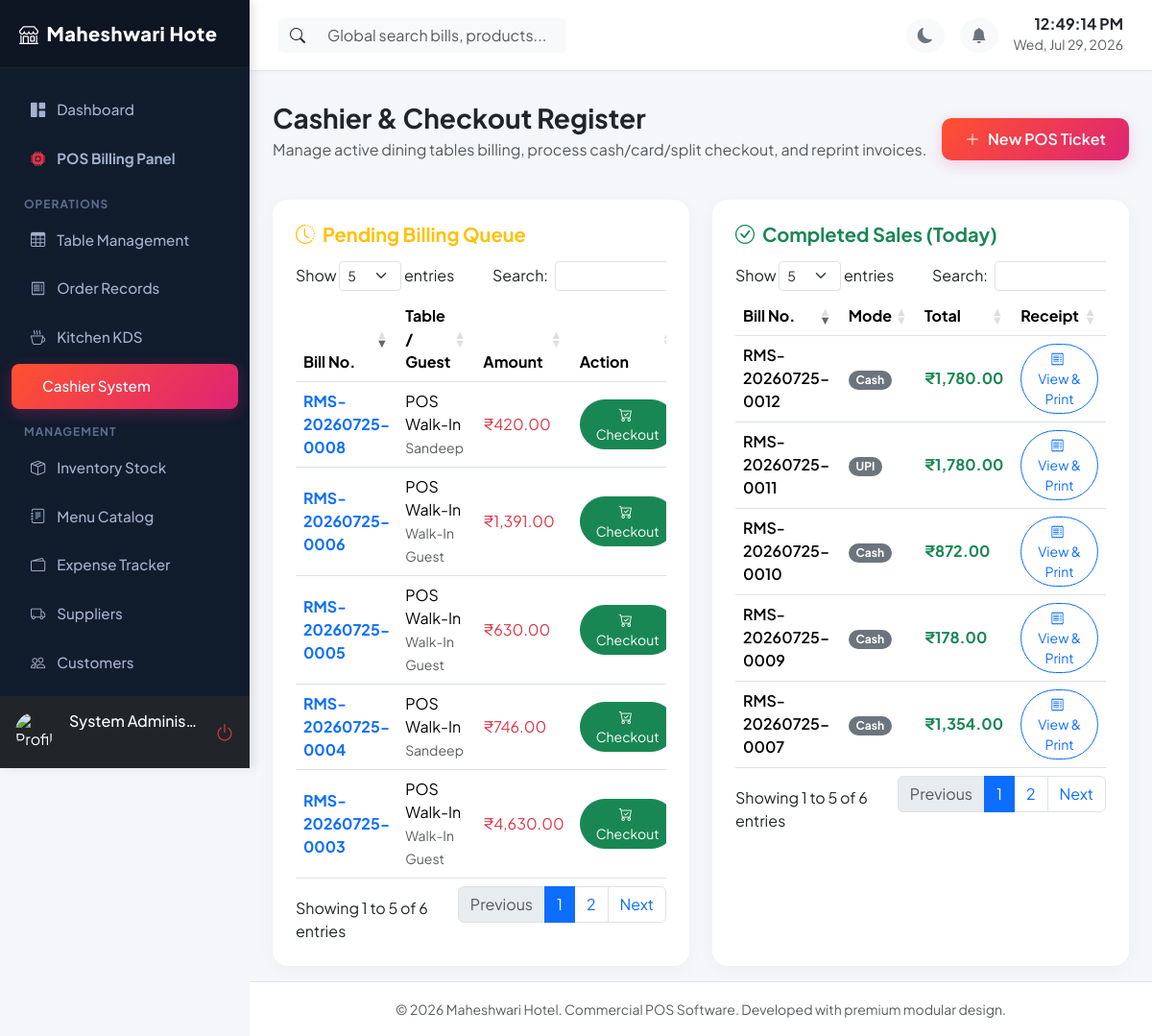
/billing (signed in), run on the app's committed database.
### app/models/__init__.py (models this page shows, shortened)
class RestaurantSetting(db.Model):
    __tablename__ = 'restaurant_settings'
    id = db.Column(db.Integer, primary_key=True)
    key = db.Column(db.String(100), unique=True, nullable=False)
    value = db.Column(db.Text, nullable=True)

class User(db.Model, UserMixin):
    __tablename__ = 'users'
    id = db.Column(db.Integer, primary_key=True)
    employee_id = db.Column(db.String(50), unique=True, nullable=False)
    username = db.Column(db.String(80), unique=True, nullable=False)
    password_hash = db.Column(db.String(200), nullable=False)
    name = db.Column(db.String(120), nullable=False)
    email = db.Column(db.String(120), unique=True, nullable=True)
    mobile = db.Column(db.String(15), nullable=True)
    role = db.Column(db.String(50), nullable=False, default='Cashier') # Admin, Manager, Cashier, Waiter, Kitchen, Store Manager
    permissions = db.Column(db.Text, nullable=True) # JSON stored as string for custom permission flags
    status = db.Column(db.String(20), default='Active') # Active, Disabled
    photo = db.Column(db.String(250), nullable=True)
    joining_date = db.Column(db.Date, nullable=True)
    shift = db.Column(db.String(50), nullable=True) # Day, Night, Evening
    fingerprint_enabled = db.Column(db.Boolean, default=False)
    credentials = db.relationship('WebAuthnCredential', backref='user', lazy=True, cascade='all, delete-orphan')
    attendances = db.relationship('Attendance', backref='user', lazy=True, cascade='all, delete-orphan')
    activity_logs = db.relationship('ActivityLog', backref='user', lazy=True)
    def has_permission(self, permission):
        if self.role == 'Admin':
            return True
        perms = self.get_permissions_list()
        return permission in perms

class Order(db.Model):
    __tablename__ = 'orders'
    id = db.Column(db.Integer, primary_key=True)
    order_number = db.Column(db.String(50), unique=True, nullable=False)
    table_id = db.Column(db.Integer, db.ForeignKey('restaurant_tables.id'), nullable=True)
    customer_id = db.Column(db.Integer, db.ForeignKey('customers.id'), nullable=True)
    customer_name = db.Column(db.String(120), nullable=True) # for quick walk-ins
    customer_mobile = db.Column(db.String(15), nullable=True)
    order_type = db.Column(db.String(20), default='Dine In') # Dine In, Take Away, Delivery
    notes = db.Column(db.Text, nullable=True)
    kitchen_status = db.Column(db.String(20), default='Pending') # Pending, Preparing, Ready, Served, Paid
    created_at = db.Column(db.DateTime, default=datetime.utcnow)
    updated_at = db.Column(db.DateTime, default=datetime.utcnow, onupdate=datetime.utcnow)
    subtotal = db.Column(db.Float, default=0.0)
    gst_amount = db.Column(db.Float, default=0.0)
    discount = db.Column(db.Float, default=0.0)
    round_off = db.Column(db.Float, default=0.0)
    grand_total = db.Column(db.Float, default=0.0)
    payment_status = db.Column(db.String(20), default='Unpaid') # Unpaid, Paid, Partially Paid
    payment_method = db.Column(db.String(50), nullable=True) # Cash, UPI, Card, Split
    split_details = db.Column(db.Text, nullable=True) # JSON details for split payment
    cashier_id = db.Column(db.Integer, db.ForeignKey('users.id'), nullable=True)
    items = db.relationship('OrderItem', backref='order', lazy=True, cascade='all, delete-orphan')

### app/routes/billing.py (the view)
@billing_bp.route('/billing')
@login_required
@permission_required('billing')
def index():
    unpaid_orders = Order.query.filter(Order.payment_status == 'Unpaid', Order.kitchen_status != 'Cancelled').order_by(Order.created_at.desc()).all()
    paid_orders = Order.query.filter(Order.payment_status == 'Paid', Order.kitchen_status != 'Cancelled').order_by(Order.created_at.desc()).all()
    return render_template('billing/index.html', unpaid_orders=unpaid_orders, paid_orders=paid_orders)

### app/templates/billing/index.html (shortened to what this page needs)
{% extends "base.html" %}
{% block content %}
<div class="d-flex align-items-center justify-content-between mb-4">
    <div>
        <h3 class="fw-bold mb-1">Cashier & Checkout Register</h3>
        <p class="text-muted">Manage active dining tables billing, process cash/card/split checkout, and reprint invoices.</p>
    </div>
    <a href="{{ url_for('orders.pos_interface') }}" class="btn btn-gradient"><i class="bi bi-plus-lg me-2"></i>New POS Ticket</a>
</div>
<div class="row g-4">
    <div class="col-xl-6">
        <div class="card card-custom p-4 h-100">
            <h5 class="fw-bold mb-3 text-warning"><i class="bi bi-clock-history me-2"></i>Pending Billing Queue</h5>
            <div class="table-responsive">
                <table class="table table-hover align-middle" id="unpaid-table">
                    <thead>
                        <tr>
                            <th>Bill No.</th>
                            <th>Table / Guest</th>
                            <th>Amount</th>
                            <th>Action</th>
                        </tr>
                    </thead>
                    <tbody>
                        {% for o in unpaid_orders %}
                        <tr>
                            <td><span class="fw-bold text-primary">{{ o.order_number }}</span></td>
                            <td>
                                <div>{{ o.table_rel.table_number if o.table_rel else "POS Walk-In" }}</div>
                                <small class="text-muted">{{ o.customer_name or "Walk-In" }}</small>
                            </td>
                            <td class="fw-extrabold text-danger">{{ o.grand_total | currency }}</td>
                            <td>
                                <a href="{{ url_for('billing.checkout', order_id=o.id) }}" class="btn btn-sm btn-success rounded-pill px-3">
                                    <i class="bi bi-cart-check me-1"></i> Checkout
                                </a>
                            </td>
                        </tr>
                        {% endfor %}
                    </tbody>
                </table>
            </div>
        </div>
    </div>
    <div class="col-xl-6">
        <div class="card card-custom p-4 h-100">
            <h5 class="fw-bold mb-3 text-success"><i class="bi bi-check-circle me-2"></i>Completed Sales (Today)</h5>
            <div class="table-responsive">
                <table class="table table-hover align-middle" id="paid-table">
                    <thead>
                        <tr>
                            <th>Bill No.</th>
                            <th>Mode</th>
                            <th>Total</th>
                            <th>Receipt</th>
                        </tr>
                    </thead>
                    <tbody>
                        {% for o in paid_orders %}
                        <tr>
                            <td><span class="fw-semibold">{{ o.order_number }}</span></td>
                            <td><span class="badge bg-secondary rounded-pill">{{ o.payment_method }}</span></td>
                            <td class="fw-bold text-success">{{ o.grand_total | currency }}</td>
                            <td>
                                <a href="{{ url_for('billing.invoice_view', order_id=o.id) }}" class="btn btn-sm btn-outline-primary rounded-pill px-3">
                                    <i class="bi bi-receipt me-1"></i> View & Print
                                </a>
                            </td>
                        </tr>
                        {% endfor %}
                    </tbody>
                </table>
            </div>
        </div>
    </div>
</div>
{% endblock %}

### app/templates/base.html (shortened to what this page needs)
<!DOCTYPE html>
<html lang="en" data-bs-theme="light">
<head>
    <link href="https://cdn.jsdelivr.net/npm/bootstrap@5.3.1/dist/css/bootstrap.min.css" rel="stylesheet">
    <link href="https://cdn.jsdelivr.net/npm/bootstrap-icons@1.10.5/font/bootstrap-icons.css" rel="stylesheet">
    <link href="https://cdn.jsdelivr.net/npm/sweetalert2@11.7.27/dist/sweetalert2.min.css" rel="stylesheet">
    <link href="https://cdn.datatables.net/1.13.6/css/dataTables.bootstrap5.min.css" rel="stylesheet">
</head>
<body>
    <div id="sidebar" class="d-flex flex-column">
        <div class="logo d-flex align-items-center justify-content-between">
            <span><i class="bi bi-shop me-2"></i>{{ restaurant_name[:15] }}</span>
        </div>
        <div class="flex-grow-1 mt-3">
            <a href="{{ url_for('dashboard.index') }}" class="nav-link {% if request.endpoint == 'dashboard.index' %}active{% endif %}">
                <i class="bi bi-grid-1x2-fill"></i> Dashboard
            </a>
            {% if current_user.has_permission('orders') %}
            <a href="{{ url_for('orders.pos_interface') }}" class="nav-link {% if request.endpoint == 'orders.pos_interface' %}active{% endif %}">
                <i class="bi bi-cpu-fill text-danger"></i> <b>POS Billing Panel</b>
            </a>
            {% endif %}
            <div class="nav-header">Operations</div>
            {% if current_user.has_permission('tables') %}
            <a href="{{ url_for('tables.layout') }}" class="nav-link {% if request.endpoint == 'tables.layout' %}active{% endif %}">
                <i class="bi bi-table"></i> Table Management
            </a>
            {% endif %}
            {% if current_user.has_permission('orders') %}
            <a href="{{ url_for('orders.list_orders') }}" class="nav-link {% if request.endpoint == 'orders.list_orders' %}active{% endif %}">
                <i class="bi bi-receipt"></i> Order Records
            </a>
            {% endif %}
            {% if current_user.has_permission('kitchen') %}
            <a href="{{ url_for('kitchen.display') }}" class="nav-link {% if request.endpoint == 'kitchen.display' %}active{% endif %}">
                <i class="bi bi-cup-hot"></i> Kitchen KDS
            </a>
            {% endif %}
            {% if current_user.has_permission('billing') %}
            <a href="{{ url_for('billing.index') }}" class="nav-link {% if request.endpoint == 'billing.index' %}active{% endif %}">
                 Cashier System
            </a>
            {% endif %}
            <div class="nav-header">Management</div>
            {% if current_user.has_permission('inventory') %}
            <a href="{{ url_for('inventory.index') }}" class="nav-link {% if 'inventory' in request.endpoint %}active{% endif %}">
                <i class="bi bi-box-seam"></i> Inventory Stock
            </a>
            {% endif %}
            {% if current_user.has_permission('menu') %}
            <a href="{{ url_for('menu.list_menu') }}" class="nav-link {% if 'menu' in request.endpoint %}active{% endif %}">
                <i class="bi bi-journal-text"></i> Menu Catalog
            </a>
            {% endif %}
            {% if current_user.has_permission('expenses') %}
            <a href="{{ url_for('expenses.list_expenses') }}" class="nav-link {% if 'expenses' in request.endpoint and 'suppliers' not in request.url %}active{% endif %}">
                <i class="bi bi-wallet2"></i> Expense Tracker
            </a>
            {% endif %}
            {% if current_user.has_permission('suppliers') %}
            <a href="{{ url_for('expenses.list_suppliers') }}" class="nav-link {% if 'suppliers' in request.endpoint %}active{% endif %}">
                <i class="bi bi-truck"></i> Suppliers
            </a>
            {% endif %}
            {% if current_user.has_permission('customers') %}
            <a href="{{ url_for('customers.index') }}" class="nav-link {% if 'customers' in request.endpoint %}active{% endif %}">
                <i class="bi bi-people"></i> Customers
            </a>
            {% endif %}
            {% if current_user.has_permission('attendance') %}
            <a href="{{ url_for('attendance.index') }}" class="nav-link {% if 'attendance' in request.endpoint %}active{% endif %}">
            </a>
            {% endif %}
        </div>
        <div class="p-3 bg-dark d-flex align-items-center gap-3">
            <img src="{{ url_for('static', filename=current_user.photo if current_user.photo else 'uploads/profiles/default.png') }}" onerror="this.src='https://cdn-icons-png.flaticon.com/512/3135/3135715.png'" class="rounded-circle" width="40" height="40" alt="Profile">
            <div class="overflow-hidden">
                <h6 class="mb-0 text-white text-truncate">{{ current_user.name }}</h6>
                <small class="text-muted text-uppercase" style="font-size: 0.75rem;">{{ current_user.role }}</small>
            </div>
            <a href="{{ url_for('auth.logout') }}" class="text-danger ms-auto fs-5" title="Logout"><i class="bi bi-power"></i></a>
        </div>
    </div>
    <div id="content">
        <nav class="navbar navbar-expand navbar-main align-items-center justify-content-between">
            <div class="d-flex align-items-center gap-3">
                <div class="position-relative d-none d-md-block" style="width: 300px;">
                    <div class="input-group">
                        <span class="input-group-text bg-light border-0"><i class="bi bi-search"></i></span>
                        <input type="text" class="form-control bg-light border-0" id="global-search-input" placeholder="Global search bills, products...">
                    </div>
                </div>
            </div>
            <div class="d-flex align-items-center gap-3">
                <button class="btn btn-light rounded-circle border-0 text-secondary" id="theme-toggle-btn"><i class="bi bi-moon-fill"></i></button>
                <div class="dropdown">
                    <button class="btn btn-light rounded-circle border-0 text-secondary position-relative" type="button" data-bs-toggle="dropdown" aria-expanded="false" id="notif-dropdown-btn">
                        <i class="bi bi-bell-fill"></i>
                    </button>
                </div>
                <div class="text-end d-none d-sm-block">
                    <h6 class="mb-0 fw-bold" id="live-time">00:00:00</h6>
                    <small class="text-muted" id="live-date">July 24, 2026</small>
                </div>
            </div>
        </nav>
        <div class="container-fluid px-4 py-3 flex-grow-1">
            {% block content %}{% endblock %}
        </div>
        <footer class="bg-white py-3 border-top mt-auto text-center text-muted">
            <small>&copy; 2026 {{ restaurant_name }}. Commercial POS Software. Developed with premium modular design.</small>
        </footer>
    </div>
</body>
</html>

### data on the page
RestaurantSetting: value "Maheshwari Hote", value "Maheshwari Hotel"
User: name "System Adminis…"
Order: order_number "RMS-20260725-0008", table_rel "POS Walk-In", customer_name "Sandeep", grand_total "₹420.00"
Order: order_number "RMS-20260725-0006", table_rel "POS Walk-In", customer_name "Walk-In Guest", grand_total "₹1,391.00"
Order: order_number "RMS-20260725-0005", table_rel "POS Walk-In", customer_name "Walk-In Guest", grand_total "₹630.00"
Order: order_number "RMS-20260725-0004", table_rel "POS Walk-In", customer_name "Sandeep", grand_total "₹746.00"
Order: order_number "RMS-20260725-0003", table_rel "POS Walk-In", customer_name "Walk-In Guest", grand_total "₹4,630.00"
Order: order_number "RMS-20260725-0012", payment_method "Cash", grand_total "₹1,780.00"
Order: order_number "RMS-20260725-0011", payment_method "UPI", grand_total "₹1,780.00"
Order: order_number "RMS-20260725-0010", payment_method "Cash", grand_total "₹872.00"
Order: order_number "RMS-20260725-0009", payment_method "Cash", grand_total "₹178.00"
Order: order_number "RMS-20260725-0007", payment_method "Cash", grand_total "₹1,354.00"
